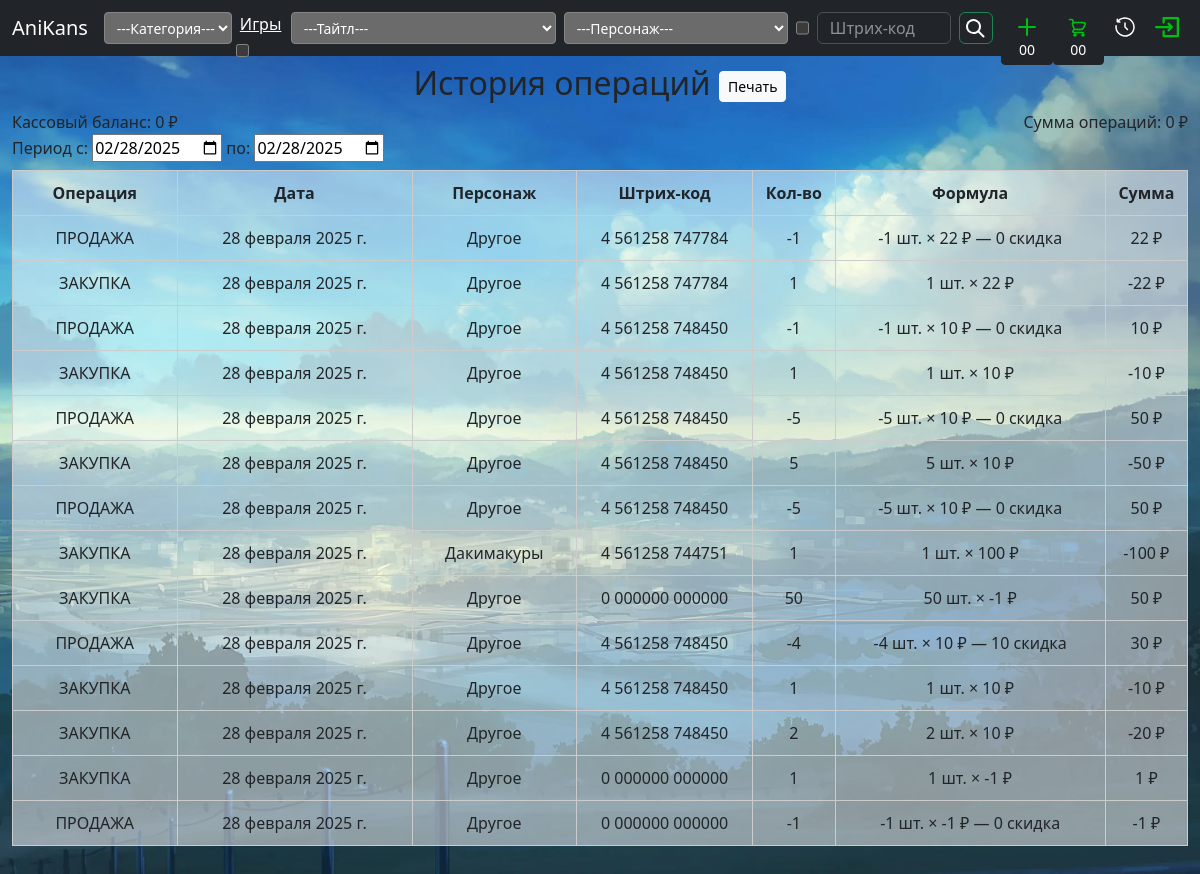
Page /journal/history/ on the committed database.
### journal/models.py (models this page shows, shortened)
class Journal(models.Model):
    type_of_operation = models.BooleanField(verbose_name='INCOME')
    date = models.DateField(auto_now_add=True, verbose_name='Дата')
    category = models.CharField(max_length=20, verbose_name='Категория')
    hero = models.CharField(max_length=25, verbose_name='Персонаж')
    barcode = models.CharField(max_length=13, verbose_name='Штрих-код')
    quantity = models.IntegerField(null=False,  verbose_name='Кол-во')
    purchase = models.IntegerField(default=0,  verbose_name='Закуп')
    price = models.IntegerField(default=0,  verbose_name='Цена')
    total_discount = models.IntegerField(default=0, verbose_name='Суммарная скидка')
    class Meta:
        db_table = 'journal'
        verbose_name = 'Операция'
        verbose_name_plural = 'Операции'
        ordering = ("-id",)
    def type_display(self):
        if self.type_of_operation:
            type_d = 'ЗАКУПКА'
        else:
            type_d = 'ПРОДАЖА'
        return type_d
    def readable_barcode(self):
        return f'{self.barcode[0]} {self.barcode[1:-6]} {self.barcode[-6:]}'
    def total_sum(self):
        if self.type_of_operation:
            return (-1) * self.purchase * self.quantity
        else:
            return (-1) * self.price * self.quantity - self.total_discount
    def calcucations_display(self):
        if self.type_of_operation:
            return f'{self.quantity} шт. × {self.purchase} ₽'
        else:
            return f'{self.quantity} шт. × {self.price} ₽ — {self.total_discount} скидка'

### journal/views.py (the view)
# urls.py: path('history/', views.history_view, name='history'),
def history_view(request):
    sum_of_operations = 0
    for each in Journal.objects.all():
        sum_of_operations += each.total_sum()
    money = Products.objects.get(barcode="0000000000000")
    context = {
        'categories': Categories.objects.all(),
        'titles': Titles.objects.all(),
        'heroes': Heroes.objects.all(),
        'journal': Journal.objects.all(),
        'money': money.quantity,
        'sum': sum_of_operations,
    }
    return render(request, 'journal/history.html', context)

### journal/templates/journal/history.html (shortened to what this page needs)
{% extends "main/base.html" %}
{% load static %}
{% block content %}
<h2 class="no-print mt-2" style="text-align: center;">История операций
  <button onclick="printDiv('contentOnPage')" type="button" class="btn btn-light btn-secondary btn-sm" id="printButton"
  aria-expanded="false" >Печать</button>
</h2>
<div class="d-flex" style="justify-content: space-between;">
  <span style="float: left;">Кассовый баланс: {{ money }} ₽</span>
  <span style="float: right;"> Сумма операций: {{ sum }} ₽</span>
</div>
<div class="no-print mb-2">
  Период с:
  <input type="date" id="dateStarts" name="trip-start" value="2025-01-01" min="2025-01-01" max="2100-12-31"
    onchange="filterDate()"/>
  по:
  <input type="date" id="dateEnds" name="trip-start" value="2025-01-01" min="2025-01-01" max="2100-12-31"
    onchange="filterDate()"/>
</div>
<table class="grid-table">
    <table class="grid-table" id="journalTable">
      <thead>
        <tr>
          <th scope="col" class="category-name">Операция</th>
          <th scope="col" class="date-journal">Дата</th>
          <th scope="col" class="hero-journal">Персонаж</th>
          <th scope="col" class="barcode-journal">Штрих-код</th>
          <th scope="col" class="quantity-name">Кол-во</th>
          <th scope="col" class="calculate no-print">Формула</th>
          <th scope="col" class="total-sum">Сумма</th>
        </tr>
      </thead>
      <tbody>
        {% for el in journal %}
        <tr class="table-item" data-id="{{ el.id }}" data-date="{{ el.date|date:"Y-m-d" }}">
          <td class="category-name">{{ el.type_display }}</td>
          <td class="date-journal">{{ el.date }}</td>
          <td class="hero-journal">{{ el.category }}</td>
          <td class="barcode-journal">{{ el.readable_barcode }}</td>
          <td class="quantity-name">{{ el.quantity }}</td>
          <td class="calculate no-print">{{ el.calcucations_display }}</td>
          <td class="total-sum">{{ el.total_sum }} ₽</td>
        </tr>
        {% empty %}
        <tr>
            <td colspan="7" style="text-align: center;">История пуста</td>
        </tr>
        {% endfor %}
      </tbody>
    </table>
{% endblock %}

### main/templates/main/base.html (shortened to what this page needs)
{% load static %}
<!DOCTYPE html>
<html lang="en">
<head>
    <link rel="stylesheet" href={% static "css/bootstrap/bootstrap.min.css" %}>
    <link rel="stylesheet" href={% static "css/index_css.css" %}>
</head>
<body>
    <header>
        <nav class="navbar navbar-expand bg-dark"
            style="position: fixed; width: 100%; top: 0;" data-bs-theme="dark">
            <div class="container-fluid collapse navbar-collapse" id="navbarSupportedContent">
            <a class="navbar-brand" href={% url "main:index" %} title="Главная">AniKans</a>
                <form action="{% url "main:index" %}" method="GET"
                    class="navbar-nav me-auto" style="height: 32px;">
                    <select class="form-select-sm" id="category-select" name="category">
                        <option selected value="">---Категория---</option>
                    </select>
                    <div>
                        <a class="ms-2 mt-1" style="color: white">Игры</a>
                        <input id="is_game" class="ms-1 mt-2" type="checkbox" name="checkboxGames" value="false" onchange="filterTitles()">
                    </div>
                    <select class="form-select-sm ms-2" id="title-select" name="title" onchange="filterHeroes()">
                        <option class="anime-title" value="">---Тайтл---</option>
                    </select>
                    <select class="form-select-sm ms-2" id="hero-select" name="hero">
                        <option class="anime-heroes" value="">---Персонаж---</option>
                    </select>
                    <div class="d-flex">
                        <input id="audit" class="ms-2" type="checkbox" title="Недостачи" name="checkboxAudit" value="" onchange="">
                        <input id="barcode-input" class="form-control ms-2" type="text" size="13" name="barcode"
                            placeholder="Штрих-код" oninput="this.value = this.value.slice(0, 13)" aria-label="barcode-input">
                        <button class="btn btn-outline-success text-white ms-2 px-0 py-0" type="submit" name="search"
                            style="height: 32px; width: 56px;">
                            <img src= {% static "icons/search-white.svg" %} title="Поиск" alt="Search Icon"
                                width="24" height="24">
                        </button>
                    </div>
                </form>
                <div class="navbar-nav d-flex jystify-content-end ms-2 mb-1" style="height: 32px;">
                    <a href={% url "journal:adding" %}>
                        <button type="button" class="btn btn-dark btn-secondary btn-sm" id="addingButton"
                            aria-expanded="false">
                            <img src= {% static "icons/plus-00be14.svg" %} title="Пополнение товара" alt="Adding Icon"
                                width="24" height="24">
                            <span id="adding">00</span>
                        </button>
                    <a href={% url "journal:sales" %}>
                        <button type="button" class="btn btn-dark btn-secondary btn-sm" id="salesButton"
                            aria-expanded="false">
                            <img src= {% static "icons/basket-00be14.svg" %} title="Список продаж" alt="Sales Icon"
                                width="24" height="24">
                            <span id="sales">00</span>
                        </button>
                    <a href={% url "journal:history" %}>
                        <button type="button" class="btn btn-dark btn-secondary btn-sm" id="historyButton"
                            aria-expanded="false">
                            <img src= {% static "icons/history-white.svg" %} alt="History Icon"
                                width="24" height="24">
                        </button>
                    <a href={% url "admin:index" %}>
                        <button type="button" class="btn btn-dark btn-secondary btn-sm" id="loginButton"
                            aria-expanded="false">
                            <img src= {% static "icons/login-green-00be14.svg" %} alt="Login Icon"
                                width="24" height="24">
                        </button>
                </div>
            </div>
        </nav>
    </header>
    <section>
        <div class="container-fluid position-static" style="margin-top: 56px;">
            <div class="row mt-1">
                <div id="contentOnPage" class="col-12">
                    <div>
                    {% block content %}
                    {% endblock %}
                    </div>
                </div>
            </div>
        </div>
    </section>
</body>
</html>

### static/css/index_css.css (style rules this page uses)
body { background-image: url('../images/bg-anikans.jpg'); background-repeat: no-repeat; background-attachment: fixed; background-position: center center; background-size: cover; height: 100%; margin-bottom: 50px; }
.grid-table { background-color: rgba(255, 255, 255, 0.5); table-layout: fixed; width: 100%; border-collapse: collapse; }
.grid-table th, .grid-table td { background-color: transparent; border: 1px solid #ccc; padding: 10px; text-align: center; }
.grid-table th { font-weight: bold; white-space: nowrap; }
.grid-table td { padding: 10px, 10px, 5px, 5px; }
.category-name { width: 14%; text-align: left; overflow-wrap: anywhere; }
.price-name, .quantity-name { width: 7%; white-space: nowrap; text-align: right; }
.date-journal { width: 20%; text-align: left; overflow: hidden; text-overflow: ellipsis; white-space: nowrap; }
.hero-journal { width: 14%; text-align: left; }
.barcode-journal { width: 15%; }
.calculate { width: 23%; white-space: nowrap; text-align: left; }
.total-sum { width: 7%; }

### rows in the picture
Journal: type_display "ПРОДАЖА", date "28 февраля 2025 г.", category "Другое", readable_barcode "4 561258 747784", quantity "-1", calcucations_display "-1 шт. × 22 ₽ — 0 скидка", total_sum "22"
Journal: type_display "ЗАКУПКА", date "28 февраля 2025 г.", category "Другое", readable_barcode "4 561258 747784", quantity "1", calcucations_display "1 шт. × 22 ₽", total_sum "-22"
Journal: type_display "ПРОДАЖА", date "28 февраля 2025 г.", category "Другое", readable_barcode "4 561258 748450", quantity "-1", calcucations_display "-1 шт. × 10 ₽ — 0 скидка", total_sum "10"
Journal: type_display "ЗАКУПКА", date "28 февраля 2025 г.", category "Другое", readable_barcode "4 561258 748450", quantity "1", calcucations_display "1 шт. × 10 ₽", total_sum "-10"
Journal: type_display "ПРОДАЖА", date "28 февраля 2025 г.", category "Другое", readable_barcode "4 561258 748450", quantity "-5", calcucations_display "-5 шт. × 10 ₽ — 0 скидка", total_sum "50"
Journal: type_display "ЗАКУПКА", date "28 февраля 2025 г.", category "Другое", readable_barcode "4 561258 748450", quantity "5", calcucations_display "5 шт. × 10 ₽", total_sum "-50"
Journal: type_display "ПРОДАЖА", date "28 февраля 2025 г.", category "Другое", readable_barcode "4 561258 748450", quantity "-5", calcucations_display "-5 шт. × 10 ₽ — 0 скидка", total_sum "50"
Journal: type_display "ЗАКУПКА", date "28 февраля 2025 г.", category "Дакимакуры", readable_barcode "4 561258 744751", quantity "1", calcucations_display "1 шт. × 100 ₽", total_sum "-100"
Journal: type_display "ЗАКУПКА", date "28 февраля 2025 г.", category "Другое", readable_barcode "0 000000 000000", quantity "50", calcucations_display "50 шт. × -1 ₽", total_sum "50"
Journal: type_display "ПРОДАЖА", date "28 февраля 2025 г.", category "Другое", readable_barcode "4 561258 748450", quantity "-4", calcucations_display "-4 шт. × 10 ₽ — 10 скидка", total_sum "30"
Journal: type_display "ЗАКУПКА", date "28 февраля 2025 г.", category "Другое", readable_barcode "4 561258 748450", quantity "1", calcucations_display "1 шт. × 10 ₽", total_sum "-10"
Journal: type_display "ЗАКУПКА", date "28 февраля 2025 г.", category "Другое", readable_barcode "4 561258 748450", quantity "2", calcucations_display "2 шт. × 10 ₽", total_sum "-20"
Journal: type_display "ЗАКУПКА", date "28 февраля 2025 г.", category "Другое", readable_barcode "0 000000 000000", quantity "1", calcucations_display "1 шт. × -1 ₽", total_sum "1"
Journal: type_display "ПРОДАЖА", date "28 февраля 2025 г.", category "Другое", readable_barcode "0 000000 000000", quantity "-1", calcucations_display "-1 шт. × -1 ₽ — 0 скидка", total_sum "-1"

### other values in the picture
{{ money }} "0"
{{ sum }} "0"
